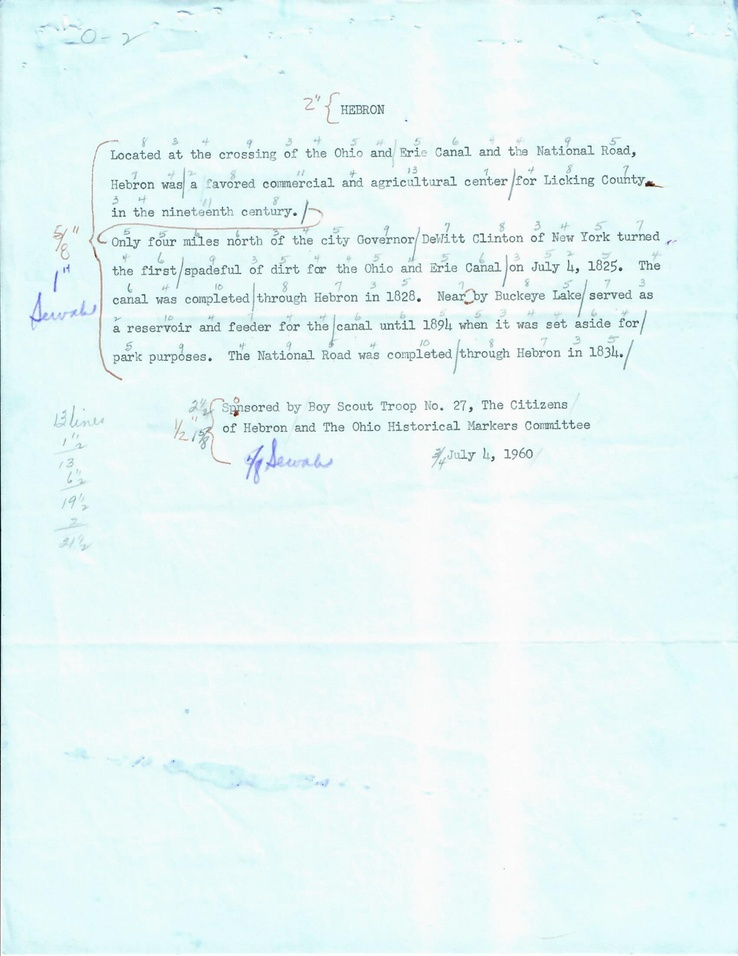
#> input picture images/hebronsign.jpg, 738 x 956 px, shrunk from 2448 x 3168 before the run
$ python ColorFiltering.py
#> lines starting #> are read from the running program, lines starting #| are printed output that depends on the picture; after the words box and inside, x2 and y2 are one past the last pixel; in counts of white or black regions, pixels touching at a corner belong together
import cv2
import numpy as np

# Load the original image
image_path = 'images/hebronsign.jpg'
image = cv2.imread(image_path)
#> image is the input picture: shape (956, 738, 3); mean B, G, R 246.8, 246.7, 230.4

# Convert the image to HSV color space
hsv_image = cv2.cvtColor(image, cv2.COLOR_BGR2HSV)
#> hsv_image: shape (956, 738, 3); mean H, S, V 87.1, 17.5, 247.4

# Define hue ranges for red and blue colors
# Note: Red wraps around the hue spectrum, so it needs two ranges
red_lower1 = np.array([0, 50, 50])
red_upper1 = np.array([10, 255, 255])
red_lower2 = np.array([170, 50, 50])
red_upper2 = np.array([180, 255, 255])

blue_lower = np.array([110, 50, 50])
blue_upper = np.array([130, 255, 255])

# Create masks for red and blue
mask_red1 = cv2.inRange(hsv_image, red_lower1, red_upper1)
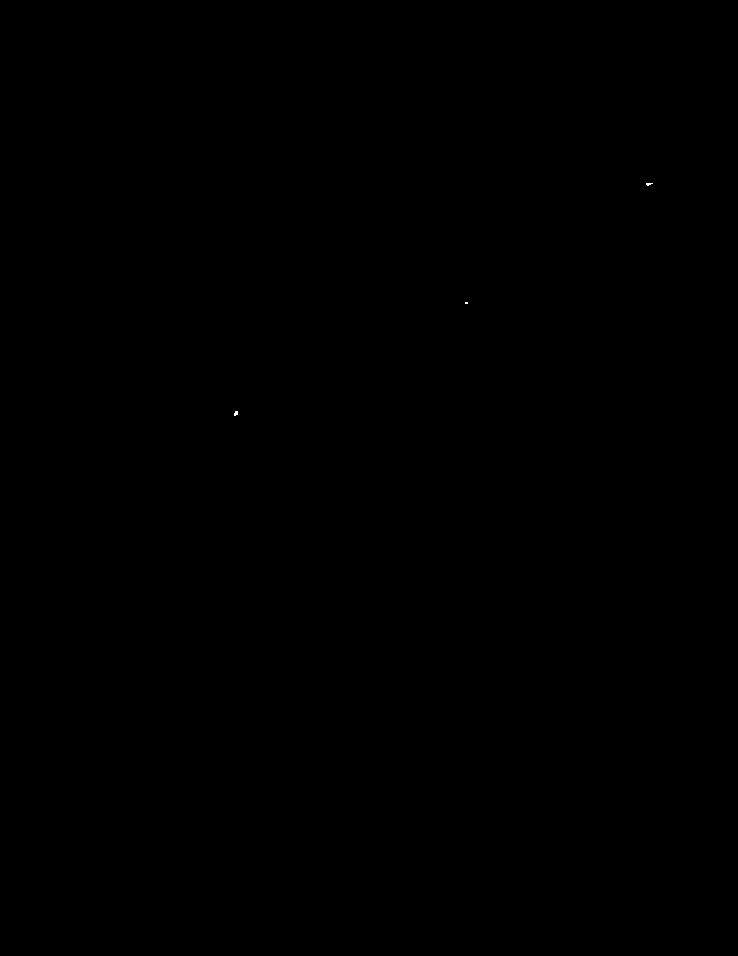
#> mask_red1: shape (956, 738); 0.01% white in thin lines or dots, all inside (x1, y1, x2, y2) = (234, 183, 653, 416)
mask_red2 = cv2.inRange(hsv_image, red_lower2, red_upper2)
#> mask_red2: shape (956, 738); 0% white in thin lines or dots, all inside (x1, y1, x2, y2) = (649, 182, 650, 183)
mask_blue = cv2.inRange(hsv_image, blue_lower, blue_upper)
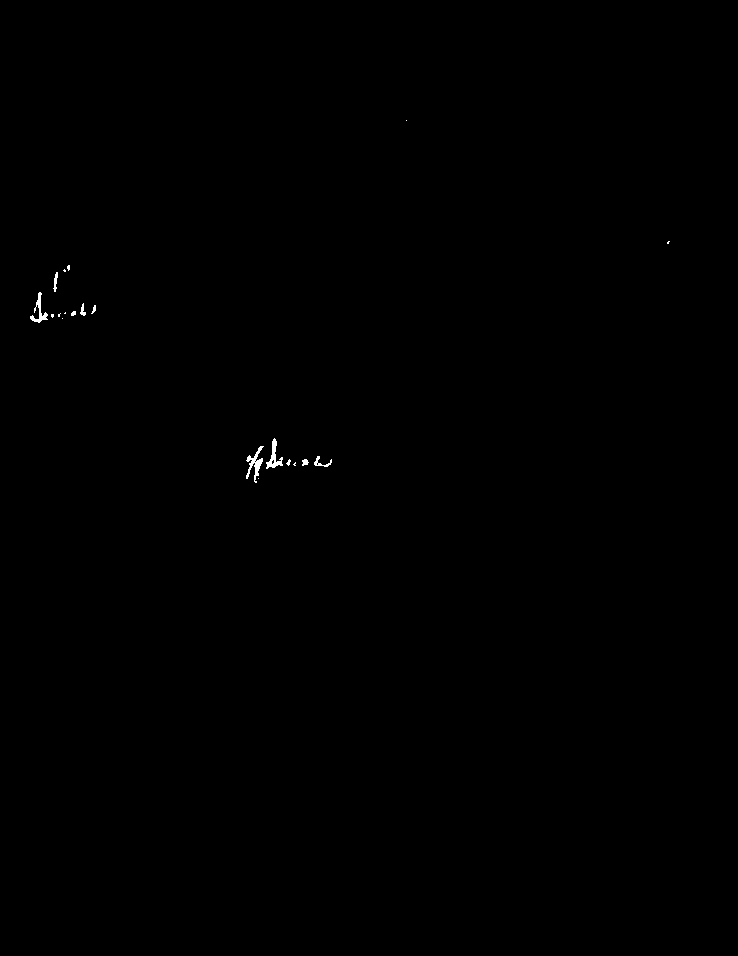
#> mask_blue: shape (956, 738); 0.13% white; 20 white regions (11 under 20 px), largest, box (x1, y1, x2, y2) and area: (246, 446, 264, 483) 233, (266, 438, 283, 469) 193, (30, 292, 48, 323) 173

# Combine masks for red and blue
mask_combined = cv2.bitwise_or(mask_red1, mask_red2)
#> mask_combined: shape (956, 738); 0.01% white in thin lines or dots, all inside (x1, y1, x2, y2) = (234, 182, 653, 416)
mask_combined = cv2.bitwise_or(mask_combined, mask_blue)

# Invert mask to change colors other than red and blue
mask_inverted = cv2.bitwise_not(mask_combined)

# Create an output image where red and blue are altered
# Option 1: Change red and blue pixels to background color (e.g., white)
background_color = np.array([255, 255, 255], dtype=np.uint8)
background_image = np.full_like(image, background_color)
color_filtered_part = cv2.bitwise_and(background_image, background_image, mask=mask_combined)
#> background_image: shape (956, 738, 3); every value is 255

# Option 2: Simply reduce saturation of red and blue to "gray out" without changing to background color
# This desaturates the identified red and blue pixels, effectively "graying" them out without altering other colors
hsv_image[mask_combined>0, 1] = 0  # Reduce saturation to 0 for masked pixels
#> hsv_image: shape (956, 738, 3); mean H, S, V 87.1, 17.4, 247.4
color_filtered_part = cv2.cvtColor(hsv_image, cv2.COLOR_HSV2BGR)

# Combine the altered red and blue parts with the rest of the image
final_image = cv2.bitwise_and(image, image, mask=mask_inverted)
final_image = cv2.add(final_image, color_filtered_part)
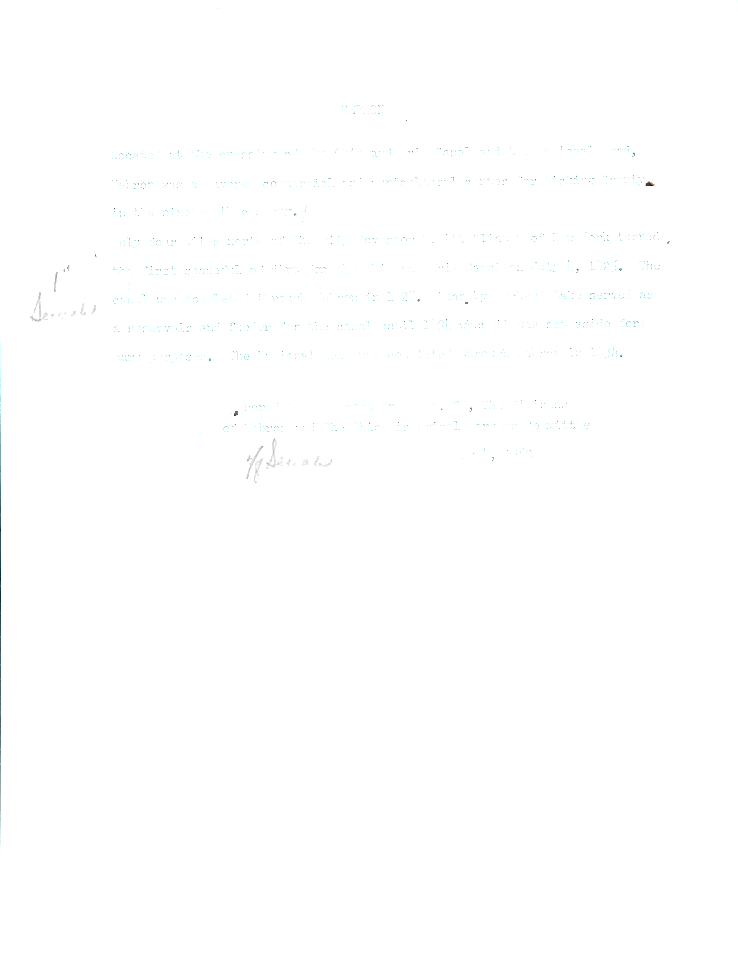
#> final_image: shape (956, 738, 3); mean B, G, R 254.8, 254.8, 254.6

# Save or display the final image
cv2.imwrite('reds_blues_filtered_image.jpg', final_image)
# cv2.imshow('Final Image', final_image)
# cv2.waitKey(0)
# cv2.destroyAllWindows()
